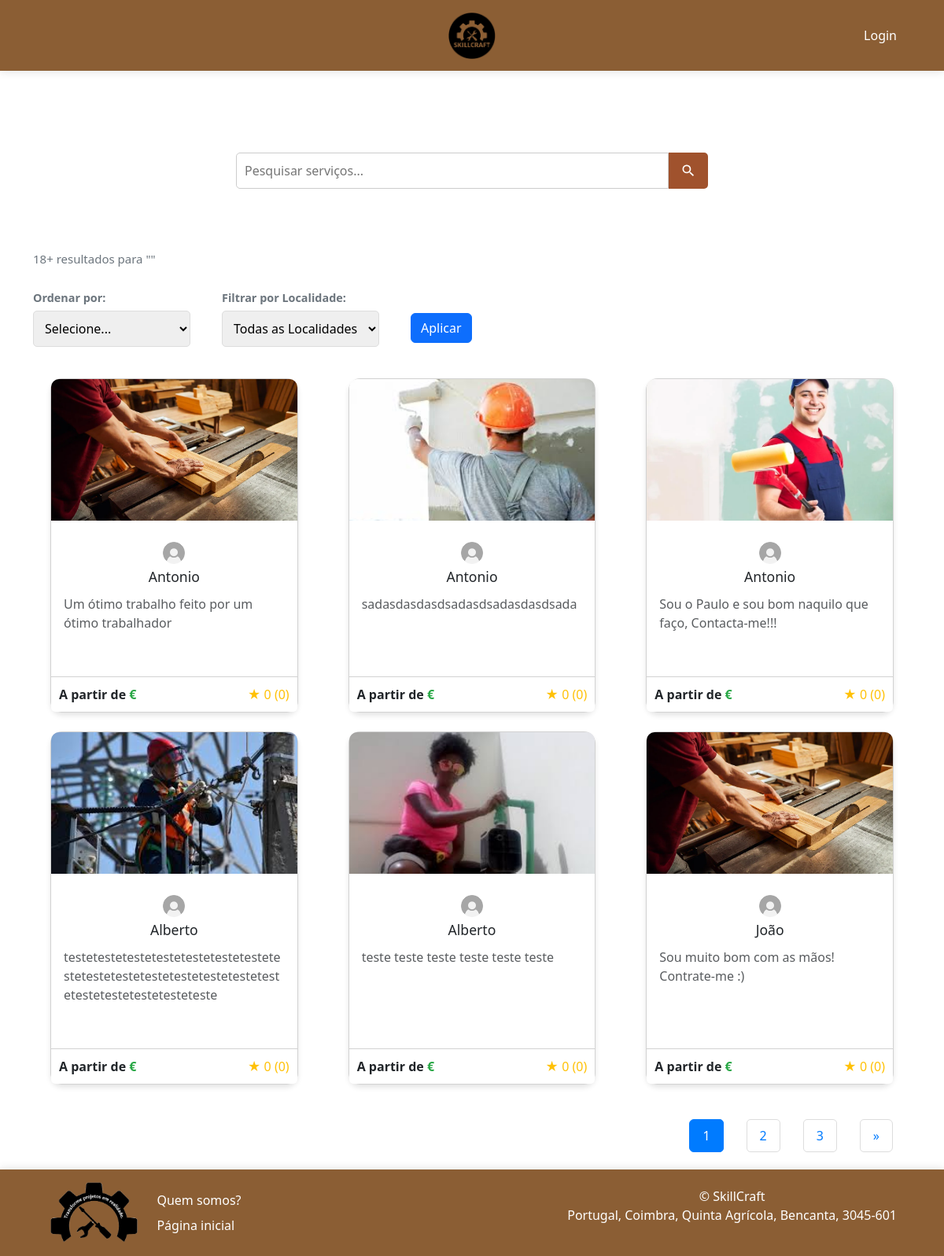
Screenshot of /pesquisa/ with the database file from the repository.
### perfil/models.py (models this page shows, shortened)
class Servico(models.Model):
    categoria = models.CharField(max_length=100)
    descricao = models.TextField()
    email = models.EmailField()
    nome = models.CharField(max_length=100)
    contacto = models.CharField(max_length=20)
    distrito = models.CharField(max_length=100)
    informacoes_adicionais = models.TextField(blank=True, null=True)
    foto = models.ImageField(upload_to='servicos/', blank=True, null=True)
    prestador = models.ForeignKey(User, on_delete=models.CASCADE, related_name='servicos_prestados')

### index/views.py (the view)
# urls.py: path('pesquisa/', views.resultados_pesquisa, name='resultados_pesquisa'),
def resultados_pesquisa(request):
    query = request.GET.get('q', '')
    order_by = request.GET.get('order_by', '')
    distrito = request.GET.get('distrito', '')  # Alterado de localidade para distrito
    resultados = Servico.objects.all()
    if query:
        resultados = resultados.filter(
            Q(nome__icontains=query) |
            Q(categoria__icontains=query) |
            Q(informacoes_adicionais__icontains=query)
        )
    if distrito:  # Alterado de localidade para distrito
        resultados = resultados.filter(distrito=distrito)  # Alterado de localidade para distrito
    if order_by == 'melhores_classificados':
        resultados = resultados.annotate(avg_avaliacao=Round(Avg('avaliacao'), 1)).order_by(
            '-avg_avaliacao', 'nome')
    elif order_by == 'nome':
        resultados = resultados.order_by('nome')
    distritos = Servico.objects.values_list('distrito', flat=True).distinct().order_by(
        'distrito')  # Alterado de localidade para distrito
    paginator = Paginator(resultados, 6)
    page = request.GET.get('page')
    try:
        resultados_pagina = paginator.page(page)
    except PageNotAnInteger:
        resultados_pagina = paginator.page(1)
    except EmptyPage:
        resultados_pagina = paginator.page(paginator.num_pages)
    context = {
        'resultados_pagina': resultados_pagina,
        'query': query,
        'total_resultados': resultados.count(),
        'num_paginas': paginator.num_pages,
        'pagina_atual': resultados_pagina.number,
        'range_paginas': range(1, paginator.num_pages + 1),
        'distritos': distritos,  # Alterado de distritos para distritos
        'order_by': order_by,
        'distrito_selecionado': distrito,  # Alterado de localidade_selecionada para distrito_selecionado
    }
    return render(request, 'index/resultados.html', context)

### index/templates/index/resultados.html (shortened to what this page needs)
{% load static %}
<!DOCTYPE html>
<html lang="pt">
<head>
    <link rel="stylesheet" href="{% static 'css/resultados.css' %}">
    <link href="https://cdn.jsdelivr.net/npm/bootstrap@5.3.0/dist/css/bootstrap.min.css" rel="stylesheet">
</head>
<body>
    <header>
        <div class="logo">
            <img src="{% static 'imagens/logo.png' %}" alt="SkillCraft">
        </div>
        <nav>
            <ul>
                {% if user and user.is_authenticated %}
                    <li class="profile-dropdown">
                        <svg xmlns="http://www.w3.org/2000/svg" viewBox="0 0 24 24" class="profile-icon">
                            <path d="M12 2C6.48 2 2 6.48 2 12s4.48 10 10 10 10-4.48 10-10S17.52 2 12 2zm0 3c1.66 0 3 1.34 3 3s-1.34 3-3 3-3-1.34-3-3 1.34-3 3-3zm0 14.2c-2.5 0-4.71-1.28-6-3.22C7.9 14.43 9.8 13 12 13c2.2 0 4.1 1.43 5.98 3.98-1.29 1.94-3.5 3.22-6 3.22z"/>
                        </svg>
                        <div class="dropdown-content">
                            <a href="/perfil/">Ver Perfil</a>
                            <a href="/registo/registarUtilizador/">Chat</a>
                            <form method="post" action="{% url 'logout' %}">
                                {% csrf_token %}
                                <button type="submit">Sair</button>
                            </form>
                        </div>
                    </li>
                {% else %}
                    <li><a href="{% url 'login' %}">Login</a></li>
                {% endif %}
            </ul>
        </nav>
    </header>
    <main class="container py-4">
        <section class="hero">
            <div class="search-bar">
                <form id="search-form" method="GET" action="/pesquisa/">
                    <input id="search-input" type="text" name="q" value="{{ query }}" placeholder="Pesquisar serviços..." autocomplete="off">
                    <button type="submit">
                        <svg xmlns="http://www.w3.org/2000/svg" viewBox="0 0 24 24">
                            <path d="M15.5 14h-.79l-.28-.27A6.471 6.471 0 0 0 16 9.5 6.5 6.5 0 1 0 9.5 16c1.61 0 3.09-.59 4.23-1.57l.27.28v.79l5 4.99L20.49 19l-4.99-5zm-6 0C7.01 14 5 11.99 5 9.5S7.01 5 9.5 5 14 7.01 14 9.5 11.99 14 9.5 14z"/>
                        </svg>
                    </button>
                </form>
            </div>
        </section>
        <div class="result-count">
            <h2>{{ total_resultados }}+ resultados para "{{ query }}"</h2>
        </div>
        <div id="filter-container">
            <form id="filter-options" method="GET" action="/pesquisa/">
                <div class="filter-group">
                    <label for="order_by">Ordenar por:</label>
                    <select id="order_by" name="order_by">
                        <option value="">Selecione...</option>
                    </select>
                </div>
                <div class="filter-group">
                    <label for="distrito">Filtrar por Localidade:</label>
                    <select id="distrito" name="distrito">
                        <option value="">Todas as Localidades</option>
                    </select>
                </div>
                <button type="submit" class="btn btn-primary">Aplicar</button>
            </form>
        </div>
        <div class="row">
            {% for servico in resultados_pagina %}
                <div class="col-lg-4 col-md-6 mb-4">
                    <a href="{% url 'index:detalhes_servico' servico.id %}" class="card h-100 text-decoration-none">
                        {% if servico.foto %}
                            <img src="{{ servico.foto.url }}" class="card-img-top" alt="{{ servico.nome }}">
                        {% else %}
                            <img src="{% static 'imagens/servico-default.jpg' %}" class="card-img-top" alt="Serviço">
                        {% endif %}
                        <div class="card-body">
                            <div class="profile-info">
                                <div class="profile-image-container">
                                    {% if servico.prestador.foto_perfil %}
                                        <img src="{{ servico.prestador.foto_perfil.url }}" class="profile-image" alt="Foto de perfil do serviço">
                                    {% else %}
                                        <img src="{% static 'imagens/perfil-default.png' %}" class="profile-image" alt="Foto de perfil padrão">
                                    {% endif %}
                                </div>
                                <div class="service-details">
                                    <h5 class="card-title text-dark">{{ servico.nome }}</h5>
                                </div>
                            </div>
                            <p class="card-text text-muted">{{ servico.descricao|truncatechars:100 }}</p>
                        </div>
                        <div class="card-footer bg-white">
                            <div class="rating-price justify-content-between align-items-center">
                                <div class="price-container">
                                    <b>A partir de</b> <span class="price"><b>{{ servico.preco }}</b> <b>€</b></span>
                                </div>
                                {% if servico.avaliacao %}
                                    <div class="rating">★ {{ servico.avaliacao }} ({{ servico.num_avaliacoes }})</div>
                                {% else %}
                                    <div class="rating">★ 0 (0)</div>
                                {% endif %}
                            </div>
                        </div>
                    </a>
                </div>
            {% endfor %}
        </div>
        <nav aria-label="Page navigation">
            <ul class="pagination justify-content-center">
                {% for num_pagina in range_paginas %}
                    <li class="page-item{% if num_pagina == pagina_atual %} active{% endif %}">
                        <a class="page-link" href="?q={{ query }}&page={{ num_pagina }}">{{ num_pagina }}</a>
                    </li>
                {% endfor %}
                {% if resultados_pagina.has_next %}
                    <li class="page-item">
                        <a class="page-link" href="?q={{ query }}&page={{ resultados_pagina.next_page_number }}" aria-label="Next">
                            <span aria-hidden="true">&raquo;</span>
                        </a>
                    </li>
                {% else %}
                    <li class="page-item disabled">
                        <span class="page-link">&raquo;</span>
                    </li>
                {% endif %}
            </ul>
        </nav>
    </main>
    <footer>
        <div class="footer-content">
            <div class="footer-logo">
                <img src="{% static 'imagens/slogan.png' %}">
            </div>
            <div class="footer-links">
                <a href='quem_somos'>Quem somos?</a>
                <a href="{% url 'index:index' %}">Página inicial</a>
            </div>
            <div class="copyright">
                <p>© SkillCraft</p>
                <p>Portugal, Coimbra, Quinta Agrícola, Bencanta, 3045-601</p>
        </div>
        </div>
    </footer>
</body>
</html>

### static/css/resultados.css (style rules this page uses)
body { font-family: 'Roboto', Arial, sans-serif; margin: 0; padding: 0; background-color: #f4f4f4; color: #333; }
header { background: #8B5E34; color: white; padding: 15px 5%; text-align: center; display: flex; justify-content: center; align-items: center; position: relative; box-shadow: 0 2px 10px rgba(0, 0, 0, 0.1); }
.logo img { height: 60px; }
nav { position: absolute; right: 5%; }
nav ul { list-style: none; display: flex; gap: 20px; margin: 0; padding: 0; }
nav ul li { display: inline; }
nav ul li a { color: white; text-decoration: none; font-weight: 500; font-size: 16px; transition: color 0.3s; }
footer { background: #8B5E34; color: white; display: flex; align-items: center; justify-content: space-between; padding: 15px 5%; margin-top: 30px; box-shadow: 0 -2px 10px rgba(0, 0, 0, 0.1); }
.footer-content { display: flex; align-items: center; gap: 20px; width: 100%; }
.footer-logo img { height: 80px; }
.footer-links { display: flex; flex-direction: column; gap: 8px; }
.footer-links a { color: white; text-decoration: none; font-weight: 500; font-size: 16px; transition: color 0.3s; }
.copyright { text-align: right; margin-left: auto; display: flex; flex-direction: column; align-items: flex-end; line-height: 1.2; font-size: 16px; }
.copyright p:first-child { align-self: center; margin-bottom: 5px; }

### index/templates/index/resultados.html (style rules this page uses)
body { display: flex; flex-direction: column; min-height: 100vh; }
main { flex-grow: 1; margin-bottom: 60px; }
footer { margin-top: auto; }
.card { border-radius: 15px; box-shadow: 0 4px 6px rgba(0, 0, 0, 0.1); transition: transform 0.3s ease; height: 100%; cursor: pointer; margin: 20px; }
.card-img-top { border-top-left-radius: 10px; border-top-right-radius: 10px; height: 180px; object-fit: cover; }
.hero { display: flex; flex-direction: column; align-items: center; justify-content: center; text-align: center; padding: 80px 20px; }
.search-bar { position: relative; width: 80%; max-width: 600px; }
.search-bar form { display: flex; width: 100%; }
#search-input { flex-grow: 1; padding: 10px; border: 1px solid #ccc; border-radius: 5px 0 0 5px; font-size: 16px; outline: none; }
.search-bar button { padding: 10px 15px; background-color: #a0522d; color: white; border: none; border-radius: 0 5px 5px 0; cursor: pointer; outline: none; }
.search-bar button svg { display: block; width: 20px; height: 20px; fill: white; }
.result-count { color: #6c757d; margin-bottom: 20px; }
.result-count h2 { font-size: 15px; }
.price { font-weight: bold; color: #28a745; }
.rating { color: #ffc107; }
.profile-info { display: flex; align-items: center; padding: 10px; flex-direction: column; text-align: center; }
.profile-image-container { width: 30px; height: 30px; border-radius: 50%; overflow: hidden; margin-bottom: 5px; margin-right: 0; }
.profile-image { width: 100%; height: 100%; object-fit: cover; }
.service-details { flex-grow: 1; text-align: center; }
.service-details h5 { font-size: 1.1rem; margin-bottom: 2px; color: #212529; }
.card-footer { background-color: white; padding: 10px; display: flex; justify-content: space-between; align-items: center; }
.rating-price { display: flex; justify-content: space-between; align-items: center; width: 100%; }
.rating-price .rating { color: #ffc107; text-align: right; }
.price-container { text-align: left; }
.col-lg-4 { margin-bottom: 20px; }
.row { padding-bottom: 20px; margin-left: -10px; margin-right: -10px; }
.pagination { display: flex; justify-content: center; margin-top: 20px; margin-bottom: 20px; }
.page-item { margin: 0 5px; }
.page-link { border-radius: 5px; padding: 8px 16px; background-color: #fff; border: 1px solid #ddd; color: #007bff; cursor: pointer; transition: background-color 0.3s ease; }
.page-item.active .page-link { background-color: #007bff; border-color: #007bff; color: #fff; }
#filter-container { display: flex; align-items: center; margin-bottom: 20px; flex-wrap: wrap; gap: 20px; }
#filter-options { display: flex; align-items: center; margin-top: 10px; margin-left: 0; flex-wrap: nowrap; gap: 20px; }
#filter-options .filter-group { margin-right: 20px; margin-bottom: 0; display: flex; flex-direction: column; align-items: flex-start; }
#filter-options label { margin-bottom: 5px; display: block; color: #6c757d; font-weight: bold; font-size: 0.9rem; }
#filter-options select { width: 200px; padding: 10px; border: 1px solid #ddd; border-radius: 5px; font-size: 1rem; transition: border-color 0.3s ease; outline: none; }
#filter-options button { margin-top: 25PX; }

### rows the page displays
Servico: foto (picture), nome "Antonio", descricao "Um ótimo trabalho feito por um ótimo trabalhador"
Servico: foto (picture), nome "Antonio", descricao "sadasdasdasdsadasdsadasdasdsada"
Servico: foto (picture), nome "Antonio", descricao "Sou o Paulo e sou bom naquilo que faço, Contacta-me!!!"
Servico: foto (picture), nome "Alberto", descricao "testetestetestetestetestetestetestetestetestetestetestetestetestetestetestetestetestetestetesteteste"
Servico: foto (picture), nome "Alberto", descricao "teste teste teste teste teste teste"
Servico: foto (picture), nome "João", descricao "Sou muito bom com as mãos! Contrate-me :)"

### other values shown
{{ total_resultados }} "18"
{{ num_pagina }} "1" "2" "3"
